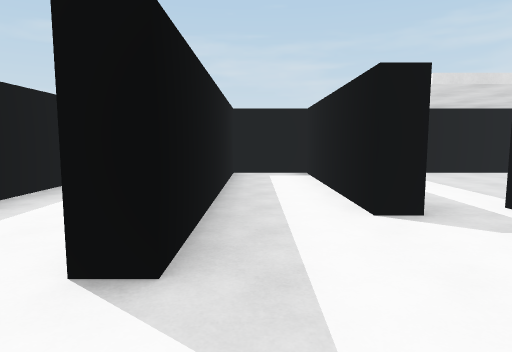
[1] (above)

16 first-person views from a walk through a 3-D level made in the Unity game engine. The camera is 1.5 m above the floor, tilts 6° down and sees 75° across. The floor is counted in squares, 2 m on a side. Each view is taken from the middle of a square. On the plan, view 1 faces up. The plan holds only what a view shows up to about 11 squares ahead; the rest is blank. The player character is not drawn. Some animated figures are left out. Door leaves are left out, so doorways stand open. Surface patterns are stand-ins for the level's own textures.

[2]
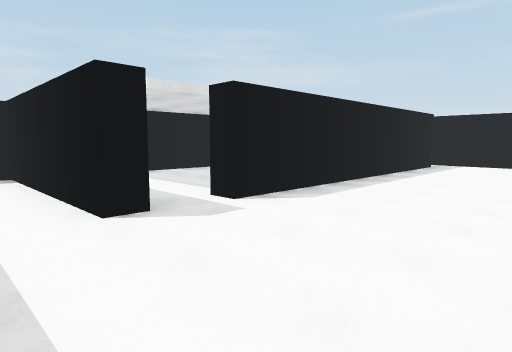

[3]
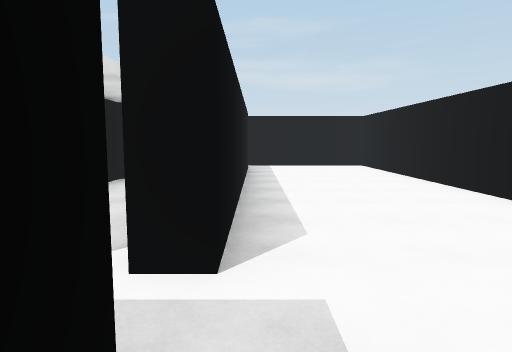

[4]
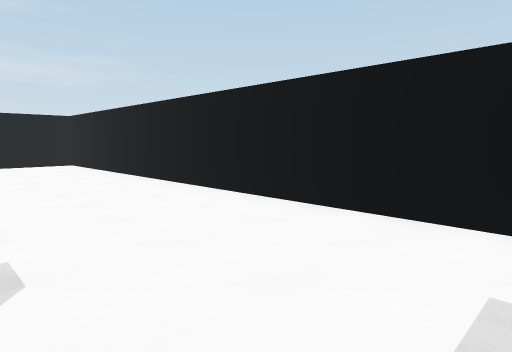

[5]
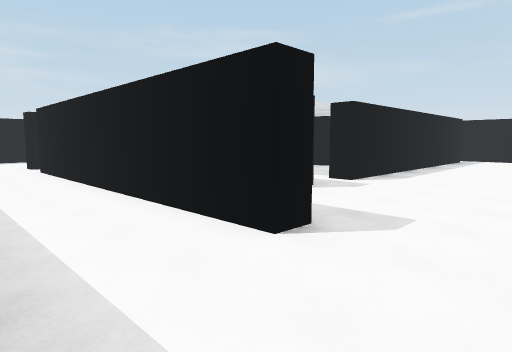

[6]
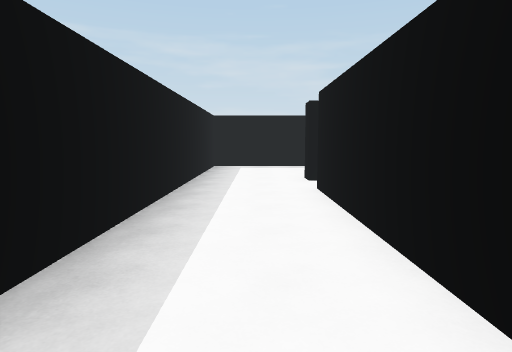

[7]
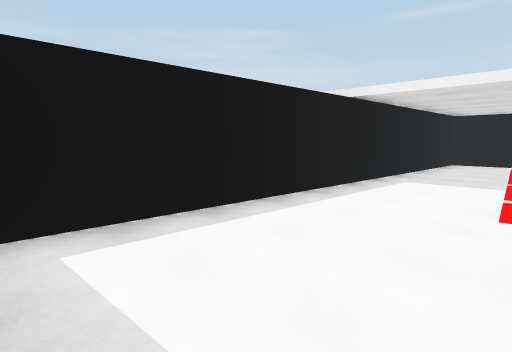

[8]
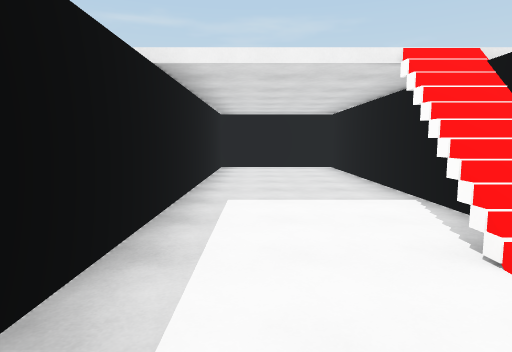

[9]
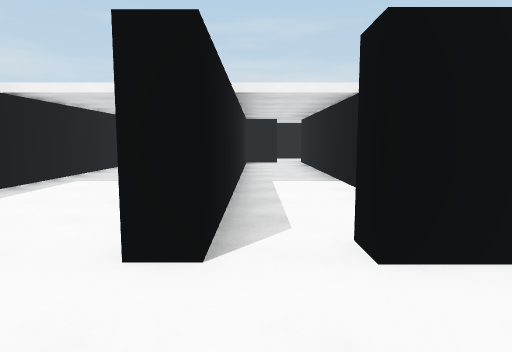

[10]
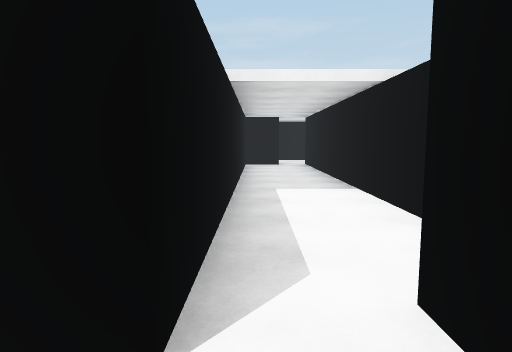

[11]
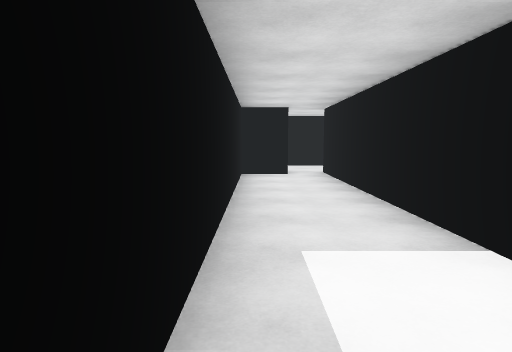

[12]
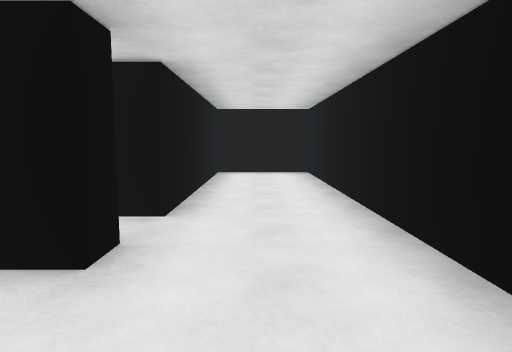

[13]
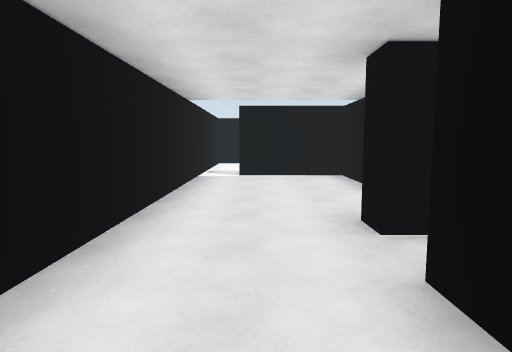

[14]
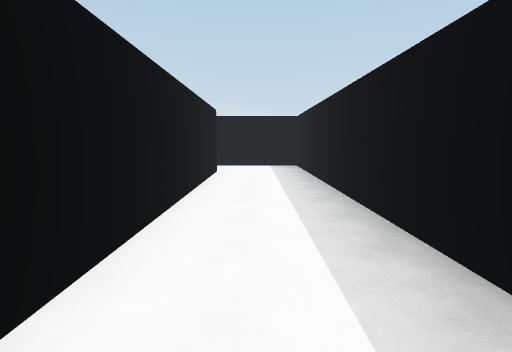

[15]
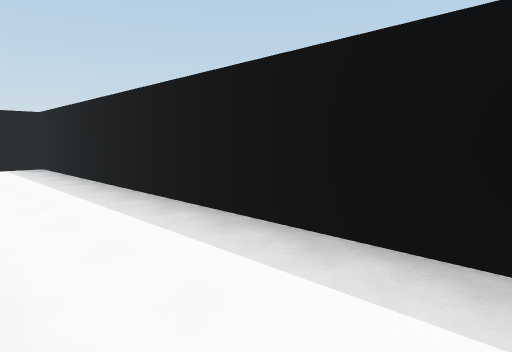

[16]
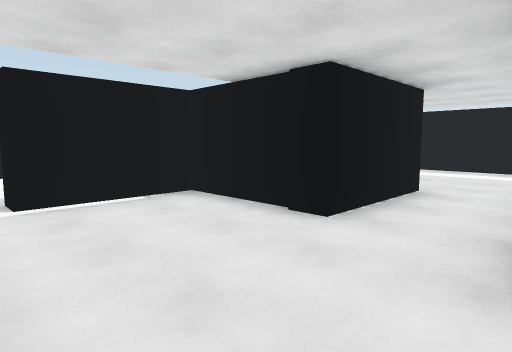

### Floor plan
Points are (right, up) in squares from view 1. A wall is a line through its corners. A room is listed if a view was taken in it or the views show most of it. See-through windows are left out.
Room 1 (views 1, 2, 3, 4)
walls: (1.8, 3.2) (1.2, 3.2) (1.2, 7.9) (-0.5, 7.9) (-0.5, 1.8) (-1, 1.8); (-1.5, -0.3) (11.2, -0.3) (11.2, 3.4); (10.4, 3.7) (10.4, 3.2) (2.8, 3.2) (2.8, 3.8)
ways out: opening at (-1, 0.5) to room 2; opening at (11, 3) to room 4; open door at (2.3, 3.3) to room 6
Room 2 (views 5, 6, 7, 8, 9, 10, 14, 15)
walls: (-1, 10.3) (-1, 10.9); (1, 11.6) (1.9, 11.6); (2.2, 10.8) (3.4, 10.8); (4.4, 10.8) (8.6, 10.8) (8.6, 14) (-3.3, 14) (-3.3, -0.3) (-1.5, -0.3); (-1, 1.8) (-1, 9.3) (-0.5, 9.3)
ways out: opening at (-1, 0.5) to room 1; opening at (0, 10) to room 3
Room 3 (view 11)
walls: (3.4, 10.8) (4.4, 10.8); (1.1, 8.4) (9.1, 8.4); (8.6, 9.3) (8.6, 10.3) (-1, 10.3)
ways out: opening at (0, 10) to room 2; opening at (9, 9) to room 5
objects: other object (4, 11)
Room 4 (views 12, 16)
walls: (9.1, 8.4) (9.1, 7.9) (8.5, 7.9); (11.2, 3.4) (11.2, 8.6); (5.7, 6.2) (8.1, 6.2) (8.1, 3.7) (10.4, 3.7)
ways out: opening at (11, 3) to room 1; opening at (10.5, 8) to room 5; opening at (6, 7) to room 6
Room 5 (view 13)
walls: (11.2, 8.6) (11.2, 14) (9.1, 14) (9.1, 9.3) (8.6, 9.3)
ways out: opening at (9, 9) to room 3; opening at (10.5, 8) to room 4
Room 6 (no view inside)
walls: (7.6, 5.7) (5.7, 5.7) (5.7, 6.2); (6, 7.9) (4, 7.9); (1.7, 6.9) (1.7, 4.8)
ways out: open door at (2.3, 3.3) to room 1; opening at (6, 7) to room 4

Where each view was taken, in squares from view 1:
view 1: 0 up, 0 right, facing up
view 2: 0 up, 0 right, facing up-right
view 3: 3 up, 1 right, facing right
view 4: 3 up, 0 right, facing down-right
view 5: 0 up, 3 left, facing up-right
view 6: 4 up, 2 left, facing up
view 7: 11 up, 3 left, facing up-right
view 8: 13 up, 1 left, facing right
view 9: 10 up, 3 left, facing right
view 10: 10 up, 2 left, facing right
view 11: 10 up, 1 right, facing right
view 12: 6 up, 10 right, facing up
view 13: 11 up, 10 right, facing down
view 14: 10 up, 2 left, facing down
view 15: 10 up, 1 left, facing down-left
view 16: 8 up, 11 right, facing down-left
